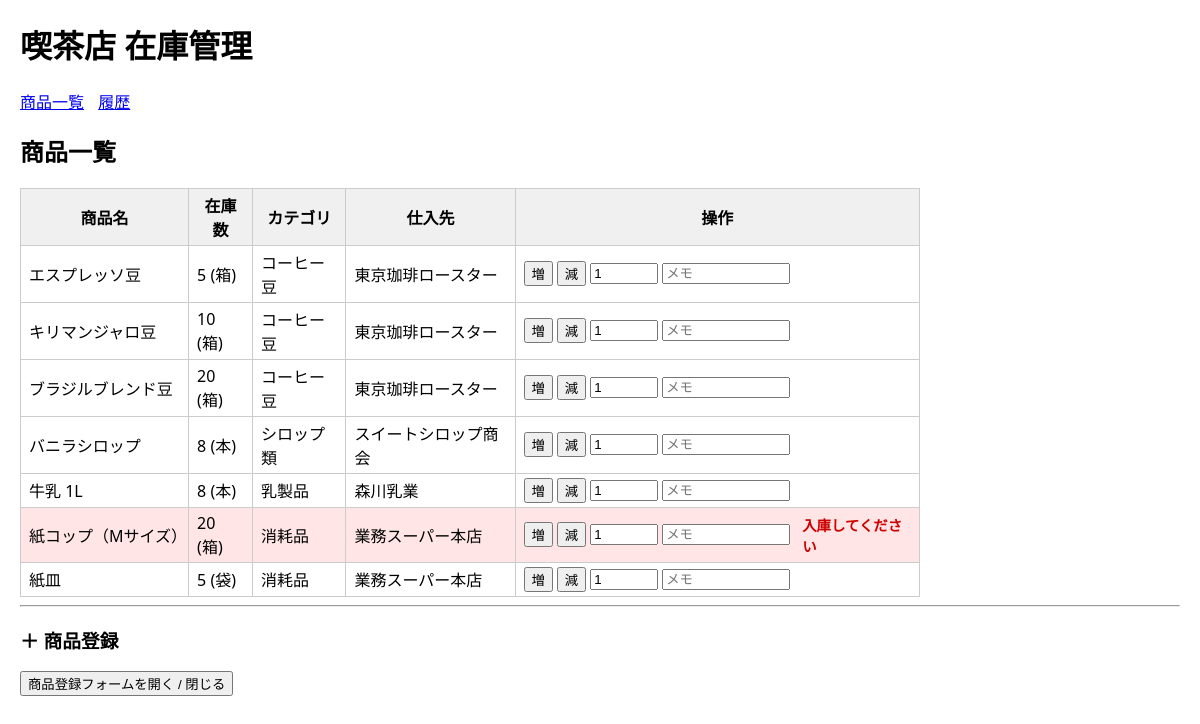
Before: / with the older database file.
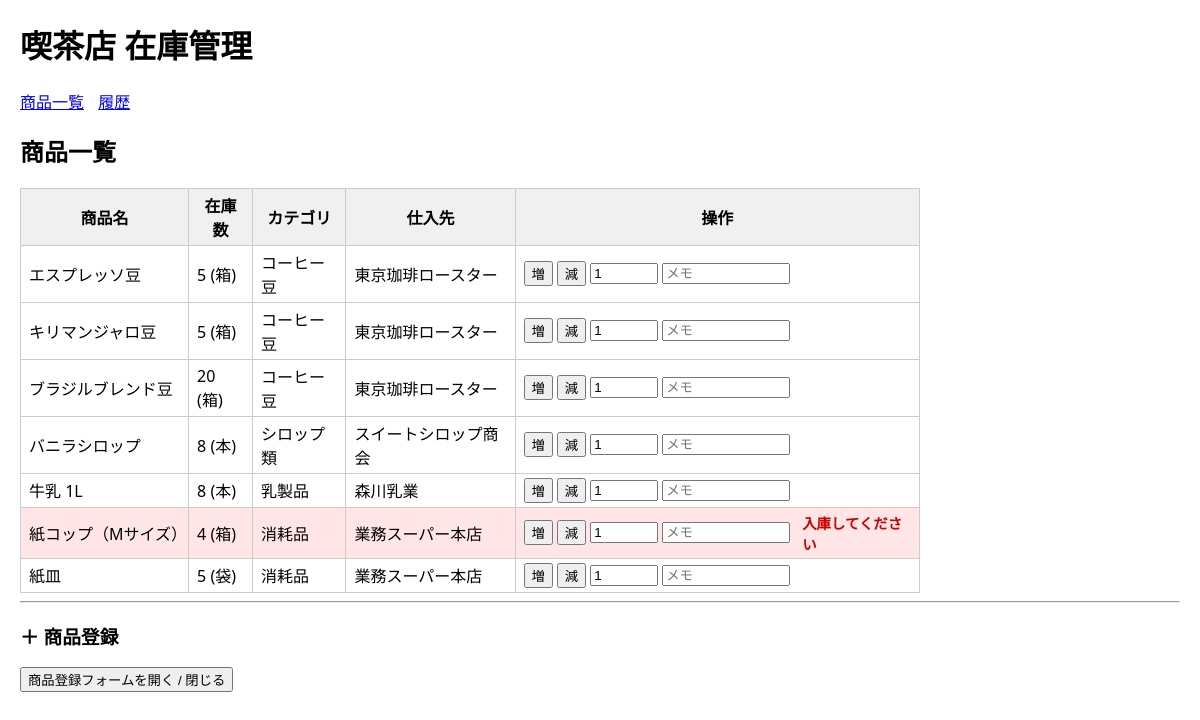
After: the same page with the newer database file.
### tables this page shows
CREATE TABLE ITEMS (
    id INTEGER PRIMARY KEY,
    name TEXT NOT NULL,
    unit TEXT NOT NULL,
    stock INTEGER NOT NULL DEFAULT 0,
    threshold INTEGER NOT NULL DEFAULT 0,
    is_active INTEGER NOT NULL DEFAULT 1,   -- 0 or 1
    category_id INTEGER,
    supplier_id INTEGER,
    created_at DATETIME DEFAULT CURRENT_TIMESTAMP,
    FOREIGN KEY (category_id) REFERENCES CATEGORIES(id),
    FOREIGN KEY (supplier_id) REFERENCES SUPPLIERS(id)
);

CREATE TABLE CATEGORIES (
    id INTEGER PRIMARY KEY,
    name TEXT NOT NULL,
    description TEXT,
    created_at DATETIME DEFAULT CURRENT_TIMESTAMP
);

CREATE TABLE SUPPLIERS (
    id INTEGER PRIMARY KEY,
    name TEXT NOT NULL,
    contact TEXT,
    email TEXT,
    created_at DATETIME DEFAULT CURRENT_TIMESTAMP
);

### app.py (the view)
@app.route("/")
def item_list():
    db = get_db()
    items = db.execute(
        """
        SELECT
            ITEMS.id,
            ITEMS.name,
            ITEMS.unit,
            ITEMS.stock,
            ITEMS.threshold,
            CATEGORIES.name AS category_name,
            SUPPLIERS.name AS supplier_name
        FROM ITEMS
        LEFT JOIN CATEGORIES ON ITEMS.category_id = CATEGORIES.id
        LEFT JOIN SUPPLIERS ON ITEMS.supplier_id = SUPPLIERS.id
        WHERE ITEMS.is_active = 1
        ORDER BY
            CATEGORIES.name ASC,   -- カテゴリ名で並べ替え
            ITEMS.name ASC         -- 同じカテゴリ内は商品名順
        """
    ).fetchall()
    categories = db.execute(
        "SELECT id, name FROM CATEGORIES ORDER BY name"
    ).fetchall()
    suppliers = db.execute(
        "SELECT id, name FROM SUPPLIERS ORDER BY name"
    ).fetchall()
    return render_template(
        "items.html",
        items=items,
        categories=categories,
        suppliers=suppliers
    )

### app.py (called while the page is built)
def get_db():
    if "db" not in g:
        conn = sqlite3.connect(DATABASE)
        conn.row_factory = sqlite3.Row  # 行を dict っぽく扱えるようにする
        conn.execute("PRAGMA foreign_keys = ON;")
        g.db = conn
    return g.db

### templates/items.html (shortened to what this page needs)
{% extends "base.html" %}
{% block content %}
  <h2>商品一覧</h2>
  {% if items %}
    <table>
      <thead>
        <tr>
          <th>商品名</th>
          <th>在庫数</th>
          <th>カテゴリ</th>
          <th>仕入先</th>
          <th>操作</th>
        </tr>
      </thead>
      <tbody>
        {% for item in items %}
          <tr class="{% if item.stock < item.threshold %}low-stock{% endif %}">
            <td>{{ item.name }}</td>
            <td>{{ item.stock }} ({{ item.unit }})</td>
            <td>{{ item.category_name or "-" }}</td>
            <td>{{ item.supplier_name or "-" }}</td>
            <td>
              <form method="post" action="{{ url_for('update_stock') }}" style="display:inline-flex; gap:4px; align-items:center;">
                <button type="submit" name="action" value="in">増</button>
                <button type="submit" name="action" value="out">減</button>
                <input type="number" name="quantity" value="1" min="1" style="width:60px;">
                <input type="text" name="memo" placeholder="メモ" style="width:120px;">
                {% if item.stock < item.threshold %}
                  <span class="alert-text">入庫してください</span>
                {% endif %}
              </form>
            </td>
          </tr>
        {% endfor %}
      </tbody>
    </table>
  {% else %}
    <p>登録されている商品はまだありません。</p>
  {% endif %}
  <hr>
  <h3>＋ 商品登録</h3>
  <button type="button" onclick="toggleForm()">商品登録フォームを開く / 閉じる</button>
{% endblock %}

### templates/base.html (shortened to what this page needs)
<!doctype html>
<html lang="ja">
  <head>
    <link rel="stylesheet" href="{{ url_for('static', filename='style.css') }}">
  </head>
  <body>
    <header>
      <h1>喫茶店 在庫管理</h1>
      <nav>
        <a href="{{ url_for('item_list') }}">商品一覧</a>
        <a href="{{ url_for('movement_list') }}">履歴</a>
      </nav>
    </header>
    {% block content %}{% endblock %}
  </body>
</html>

### static/style.css (style rules this page uses)
body { font-family: system-ui, sans-serif; margin: 20px; }
header { margin-bottom: 20px; }
nav a { margin-right: 10px; }
table { border-collapse: collapse; width: 100%; max-width: 900px; }
th, td { border: 1px solid #ccc; padding: 4px 8px; }
th { background: #f0f0f0; }
tr.low-stock { background-color: #ffe5e5; }
.alert-text { color: #c00; font-weight: bold; margin-left: 8px; font-size: 0.9rem; }

Changed rows visible on the page:
changed ITEMS "キリマンジャロ豆": stock "10" → "5"
changed ITEMS "紙コップ（Mサイズ）": stock "20" → "4"
